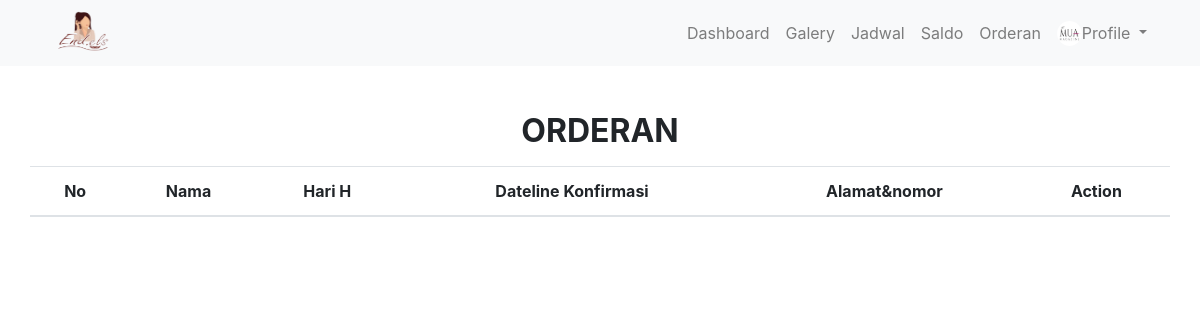
The app's page /index.php/muach/orderan, older data.
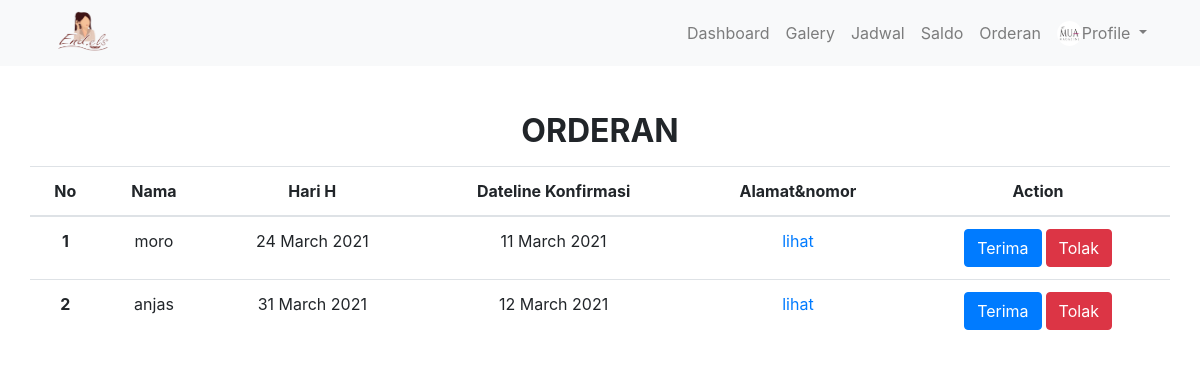
The same page, newer data.
### tables this page shows
CREATE TABLE `mua_booking` (
  `id_booking` int(11) NOT NULL,
  `id_user` int(11) NOT NULL,
  `id_mua` int(11) NOT NULL,
  `tgl_H` date NOT NULL,
  `tgl_booking` date NOT NULL,
  `acc` enum('0','1','2','3') NOT NULL DEFAULT '0',
  `id_bayar` int(11) NOT NULL
);

CREATE TABLE `user` (
  `id_user` int(11) NOT NULL,
  `nama_user` varchar(50) NOT NULL,
  `alamat` varchar(100) NOT NULL,
  `rt` varchar(4) NOT NULL,
  `rw` varchar(4) NOT NULL,
  `kelurahan` varchar(25) NOT NULL,
  `kecamatan` varchar(25) NOT NULL,
  `kabupaten` varchar(25) NOT NULL,
  `provinsi` varchar(25) NOT NULL,
  `kode_pos` int(10) NOT NULL,
  `tempat_lahir` varchar(25) NOT NULL,
  `tanggal_lahir` date NOT NULL,
  `nomor` varchar(13) NOT NULL,
  `email` varchar(255) NOT NULL,
  `password` varchar(255) NOT NULL,
  `foto` varchar(255) NOT NULL
);

### application/controllers/muach.php (called while the page is built, shortened)
<?php
class Muach extends CI_Controller {
	public function __construct()
	{
		$this->load->model('M_Acara', '', TRUE);
	}
	public function orderan()
	{
		$id=1;
		$data['orderan']=$this->M_Acara->show_orderan($id);
		$this->load->view('template/mua_header');
		$this->load->view('mua/orderan',$data);
		$this->load->view('template/mua_footer');
	}
}

### index.php (called while the page is built, shortened)
<?php
require_once BASEPATH.'core/CodeIgniter.php';

### application/models/M_Acara.php (called while the page is built, shortened)
<?php
class M_Acara extends CI_Model
{
	public function show_orderan($id){
		$this->db->select('*');
		$this->db->from('mua_booking');
		$this->db->join('user','user.id_user=mua_booking.id_user');
		$this->db->where('id_mua',$id);
		$this->db->where('acc','0');
		$query = $this->db->get();
		return $query->result_array();
	}
}

### application/views/mua/orderan.php (the view, shortened to what this page needs)
<div class="container mt-5">
  <h2><p class="text-center text-uppercase font-weight-bold">Orderan</p></h2>
  <div class="row">
    <table class="table table-hover">
      <thead>
        <tr class="text-center">
          <th scope="col">No</th>
          <th scope="col">Nama</th>
          <th scope="col">Hari H</th>
          <th scope="col">Dateline Konfirmasi</th>
          <th scope="col">Alamat&nomor</th>
          <th scope="col">Action</th>
        </tr>
      </thead>
      <tbody  class="text-center">
        <?php $i=0; foreach ($orderan as $ord) { $i++;?>
          <tr>
            <th scope="row"><?=$i;?></th>
            <td><?=$ord['nama_user'];?></td>
            <td><?=date('d F Y', strtotime($ord['tgl_H']));?></td>
            <td><?=date('d F Y', strtotime('+1 days', strtotime($ord['tgl_booking'])));?></td>
            <td ><a href="#" data-toggle="modal" data-target="#look<?=$ord['id_booking']?>" >lihat</a></td>
            <td><button type="button" class="btn btn-primary" onclick="window.location.replace('<?= base_url('muach/action_orderan/').$ord['id_booking'].'/1'; ?>');">Terima</button><button type="button" class="btn btn-danger ml-1" onclick="window.location.replace('<?= base_url('muach/action_orderan/').$ord['id_booking'].'/2'; ?>');">Tolak</button></td>
          </tr>
        <?php } ?>
      </tbody>
    </table>
  </div>
</div>

Row changes from the older to the newer data that the page shows:
added mua_booking: id_user.nama_user "moro", tgl_H "24 March 2021", tgl_booking "11 March 2021"
added mua_booking: id_user.nama_user "anjas", tgl_H "31 March 2021", tgl_booking "12 March 2021"
